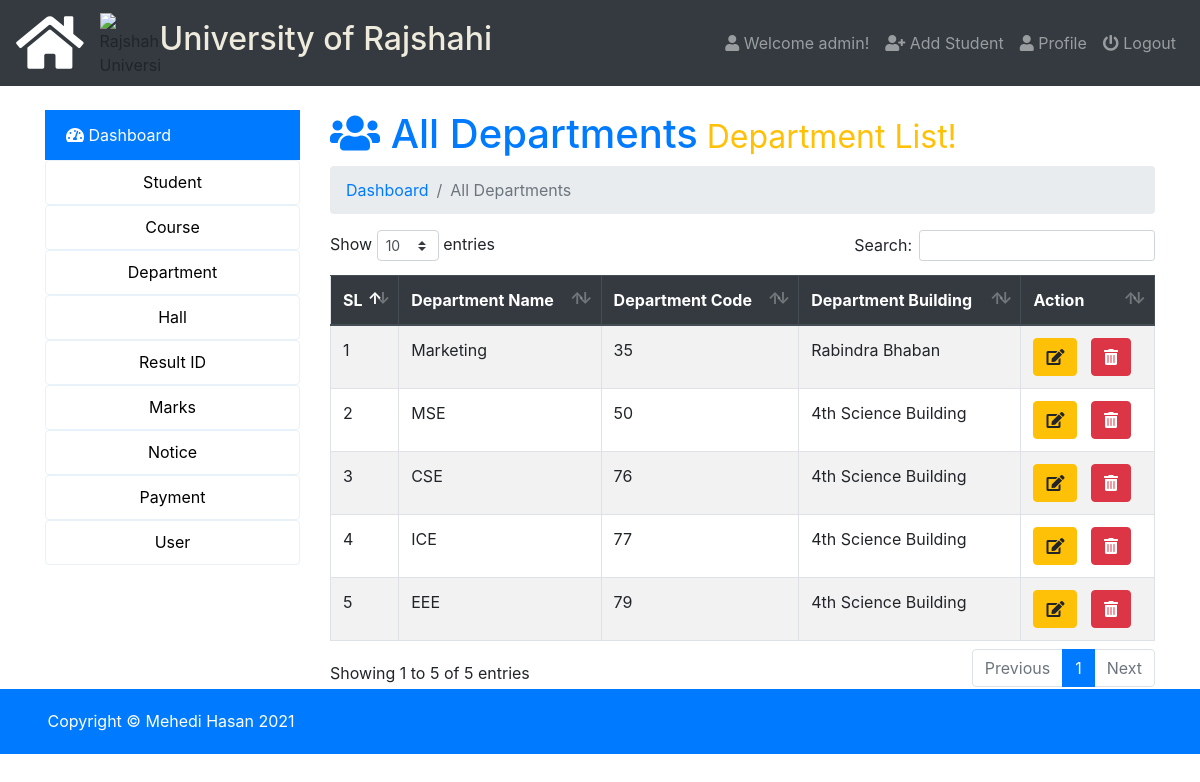
/admin/index.php?page=all-department (signed in), run on the app's committed database.
### tables this page shows
CREATE TABLE `users` (
  `id` int(5) NOT NULL,
  `name` varchar(50) NOT NULL,
  `email` varchar(50) NOT NULL,
  `username` varchar(50) NOT NULL,
  `password` varchar(100) NOT NULL,
  `photo` varchar(50) NOT NULL,
  `status` varchar(12) NOT NULL,
  `datetime` timestamp NOT NULL DEFAULT CURRENT_TIMESTAMP
);

CREATE TABLE `department_info` (
  `department_code` varchar(20) NOT NULL,
  `department_name` varchar(100) NOT NULL,
  `department_building` varchar(100) NOT NULL
);

### admin/all-department.php (the view, shortened to what this page needs)
<h1 class="text-primary"><i class="fas fa-users"></i>  All Departments<small class="text-warning"> Department List!</small></h1>
<nav aria-label="breadcrumb">
  <ol class="breadcrumb">
     <li class="breadcrumb-item" aria-current="page"><a href="index.php">Dashboard </a></li>
     <li class="breadcrumb-item active" aria-current="page">All Departments</li>
  </ol>
</nav>
<table class="table  table-striped table-hover table-bordered" id="data">
  <thead class="thead-dark">
    <tr>
      <th scope="col">SL</th>
      <th scope="col">Department Name</th>
      <th scope="col">Department Code</th>
      <th scope="col">Department Building</th>
      <th scope="col">Action</th>
    </tr>
  </thead>
  <tbody>
    <?php
      $query=mysqli_query($db_con,'SELECT * FROM `department_info` ORDER BY `department_info`.`department_code` ASC;');
      $i=1;
      while ($result = mysqli_fetch_array($query)) { ?>
      <tr>
        <?php
        echo '<td>'.$i.'</td>
          <td>'.ucwords($result['department_name']).'</td>
          <td>'.$result['department_code'].'</td>
          <td>'.$result['department_building'].'</td>
          <td>
            <a class="btn btn-xs btn-warning" href="index.php?page=edit-department&id='.base64_encode($result['department_code']).'">
              <i class="fa fa-edit"></i></a>
             &nbsp; <a class="btn btn-xs btn-danger" onclick="javascript:confirmationDelete($(this));return false;" href="index.php?page=delete-department&id='.base64_encode($result['department_code']).'">
             <i class="fas fa-trash-alt"></i></a></td>';?>
      </tr>
     <?php $i++;} ?>
  </tbody>
</table>

### admin/index.php (shortened to what this page needs)
<?php require_once 'db_con.php';
?>
<!doctype html>
<html lang="en">
  <head>
    <link rel="stylesheet" href="../css/bootstrap.min.css">
    <link rel="stylesheet" href="../css/dataTables.bootstrap4.min.css">
    <link rel="stylesheet" href="../css/fontawesome.min.css">
    <link rel="stylesheet" href="../css/solid.min.css">
    <link rel="stylesheet" href="https://cdnjs.cloudflare.com/ajax/libs/animate.css/4.0.0/animate.min.css"/>
    <link rel="stylesheet" type="text/css" href="../css/style.css">
  </head>
  <body>
<nav class="navbar navbar-expand-lg navbar-dark bg-dark">
  <a class="navbar-brand" href="index.php"><i class="fas fa-home fa-3x"></i></a>
  <img src="../img/ru-logo.png" style="width: 60px;height: 60px;" alt="Rajshahi University">
  <h2 style="color: #eeebdd;">University of Rajshahi</h3>
  <div class="navbar-collapse collapse justify-content-end" id="navbarSupportedContent">
    <?php $showuser = $_SESSION['user_login']; $haha = mysqli_query($db_con,"SELECT * FROM `users` WHERE `username`='$showuser';"); $showrow=mysqli_fetch_array($haha); ?>
    <ul class="nav navbar-nav ">
      <li class="nav-item"><a class="nav-link" href="index.php?page=user-profile"><i class="fa fa-user"></i> Welcome <?php echo $showrow['name']; ?>!</a></li>
      <li class="nav-item"><a class="nav-link" href="index.php?page=add-student"><i class="fa fa-user-plus"></i> Add Student</a></li>
      <li class="nav-item"><a class="nav-link" href="index.php?page=user-profile"><i class="fa fa-user"></i> Profile</a></li>
      <li class="nav-item"><a class="nav-link" href="logout.php"><i class="fa fa-power-off"></i> Logout</a></li>
    </ul>
  </div>
</nav>
<br>
<div class="container">
    <div class="row">
        <div class="col-md-3">
            <div class="list-group">
                <div id="menu-content" class="menu-content collapse out">
                    <a href="index.php?page=dashboard" class="list-group-item list-group-item-action active"><i class="fas fa-tachometer-alt"></i> Dashboard</a>
                    <button  data-toggle="collapse" data-target="#student" class="dropbtn collapsed">Student</button>
                    <button  data-toggle="collapse" data-target="#course" class="dropbtn collapsed">Course</button>
                    <button  data-toggle="collapse" data-target="#department" class="dropbtn collapsed">Department</button>
                    <button  data-toggle="collapse" data-target="#hall" class="dropbtn collapsed">Hall</button>
                    <button  data-toggle="collapse" data-target="#result" class="dropbtn collapsed">Result ID</button>
                    <button  data-toggle="collapse" data-target="#mark" class="dropbtn collapsed">Marks</button>
                    <button  data-toggle="collapse" data-target="#notice" class="dropbtn collapsed">Notice</button>
                    <button  data-toggle="collapse" data-target="#payment" class="dropbtn collapsed">Payment</button>
                    <button  data-toggle="collapse" data-target="#user" class="dropbtn collapsed">User</button>
                </div>
            </div>
        </div>
        <div class="col-md-9">
             <div class="content">
                 <?php
                   if (isset($_GET['page'])) {
                    $page = $_GET['page'].'.php';
                    }else{
                      $page = 'dashboard.php';
                    }
                    if (file_exists($page)) {
                      require_once $page;
                    }else{
                      require_once '404.php';
                    }
                  ?>
             </div>
          </div>
        </div>
    </div>
    <footer>
      <div class="container">
      <p>Copyright &copy; Mehedi Hasan <?php echo date('Y') ?></p>
      </div>
    </footer>
  </body>
</html>

### css/style.css (style rules this page uses)
footer { background: #007BFF; color: #fff; padding: 20px 0px 5px 5px; }

### admin/index.php (style rules this page uses)
.dropbtn { width:100%; height: 45px; border-style: ridge; line-height: 35px; padding: 0 12px; display: inline-block; border-radius: 4px; cursor: pointer; transition: all .1s; box-sizing: border-box; text-align: center; background-color: #fff; border: 1px solid #e9f2f9; font-size: 16px; position: relative; }
.list-group .menu-content { display: block; }

### data on the page
users: name "admin"
department_info: department_name "Marketing", department_code "35", department_building "Rabindra Bhaban"
department_info: department_name "MSE", department_code "50", department_building "4th Science Building"
department_info: department_name "CSE", department_code "76", department_building "4th Science Building"
department_info: department_name "ICE", department_code "77", department_building "4th Science Building"
department_info: department_name "EEE", department_code "79", department_building "4th Science Building"
